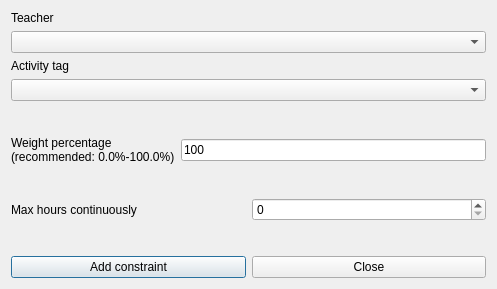
<?xml version="1.0" encoding="UTF-8"?>
<ui version="4.0">
 <class>AddConstraintTeacherActivityTagMaxHoursContinuouslyForm_template</class>
 <widget class="QDialog" name="AddConstraintTeacherActivityTagMaxHoursContinuouslyForm_template">
  <property name="geometry">
   <rect>
    <x>0</x>
    <y>0</y>
    <width>497</width>
    <height>289</height>
   </rect>
  </property>
  <property name="windowTitle">
   <string extracomment="This is the title of the dialog to add a new constraint of this type">Add teacher activity tag max hours continuously</string>
  </property>
  <layout class="QGridLayout" name="gridLayout">
   <item row="0" column="0">
    <layout class="QVBoxLayout">
     <item>
      <widget class="QLabel" name="teacherTextLabel">
       <property name="frameShape">
        <enum>QFrame::NoFrame</enum>
       </property>
       <property name="frameShadow">
        <enum>QFrame::Plain</enum>
       </property>
       <property name="text">
        <string>Teacher</string>
       </property>
       <property name="wordWrap">
        <bool>false</bool>
       </property>
      </widget>
     </item>
     <item>
      <widget class="QComboBox" name="teachersComboBox">
       <property name="editable">
        <bool>false</bool>
       </property>
       <property name="insertPolicy">
        <enum>QComboBox::NoInsert</enum>
       </property>
       <property name="duplicatesEnabled">
        <bool>false</bool>
       </property>
      </widget>
     </item>
     <item>
      <widget class="QLabel" name="activityTagTextLabel">
       <property name="frameShape">
        <enum>QFrame::NoFrame</enum>
       </property>
       <property name="frameShadow">
        <enum>QFrame::Plain</enum>
       </property>
       <property name="text">
        <string>Activity tag</string>
       </property>
       <property name="wordWrap">
        <bool>false</bool>
       </property>
      </widget>
     </item>
     <item>
      <widget class="QComboBox" name="activityTagsComboBox">
       <property name="editable">
        <bool>false</bool>
       </property>
       <property name="insertPolicy">
        <enum>QComboBox::NoInsert</enum>
       </property>
       <property name="duplicatesEnabled">
        <bool>false</bool>
       </property>
      </widget>
     </item>
    </layout>
   </item>
   <item row="1" column="0">
    <spacer name="verticalSpacer_3">
     <property name="orientation">
      <enum>Qt::Vertical</enum>
     </property>
     <property name="sizeHint" stdset="0">
      <size>
       <width>20</width>
       <height>20</height>
      </size>
     </property>
    </spacer>
   </item>
   <item row="2" column="0">
    <layout class="QHBoxLayout" name="horizontalLayout">
     <item>
      <widget class="QLabel" name="weightTextLabel">
       <property name="frameShape">
        <enum>QFrame::NoFrame</enum>
       </property>
       <property name="frameShadow">
        <enum>QFrame::Plain</enum>
       </property>
       <property name="text">
        <string>Weight percentage
(recommended: 0.0%-100.0%)</string>
       </property>
       <property name="wordWrap">
        <bool>false</bool>
       </property>
      </widget>
     </item>
     <item>
      <widget class="QLineEdit" name="weightLineEdit">
       <property name="text">
        <string notr="true">100</string>
       </property>
      </widget>
     </item>
    </layout>
   </item>
   <item row="3" column="0">
    <spacer name="verticalSpacer">
     <property name="orientation">
      <enum>Qt::Vertical</enum>
     </property>
     <property name="sizeHint" stdset="0">
      <size>
       <width>20</width>
       <height>21</height>
      </size>
     </property>
    </spacer>
   </item>
   <item row="4" column="0">
    <layout class="QHBoxLayout" name="horizontalLayout_2">
     <item>
      <widget class="QLabel" name="maxHoursTextLabel">
       <property name="frameShape">
        <enum>QFrame::NoFrame</enum>
       </property>
       <property name="frameShadow">
        <enum>QFrame::Plain</enum>
       </property>
       <property name="text">
        <string>Max hours continuously</string>
       </property>
       <property name="wordWrap">
        <bool>false</bool>
       </property>
      </widget>
     </item>
     <item>
      <widget class="QSpinBox" name="maxHoursSpinBox"/>
     </item>
    </layout>
   </item>
   <item row="5" column="0">
    <spacer name="verticalSpacer_2">
     <property name="orientation">
      <enum>Qt::Vertical</enum>
     </property>
     <property name="sizeHint" stdset="0">
      <size>
       <width>20</width>
       <height>20</height>
      </size>
     </property>
    </spacer>
   </item>
   <item row="6" column="0">
    <layout class="QHBoxLayout">
     <item>
      <widget class="QPushButton" name="addConstraintPushButton">
       <property name="text">
        <string>Add constraint</string>
       </property>
      </widget>
     </item>
     <item>
      <widget class="QPushButton" name="closePushButton">
       <property name="text">
        <string>Close</string>
       </property>
      </widget>
     </item>
    </layout>
   </item>
  </layout>
 </widget>
 <layoutdefault spacing="6" margin="11"/>
 <resources/>
 <connections/>
</ui>
